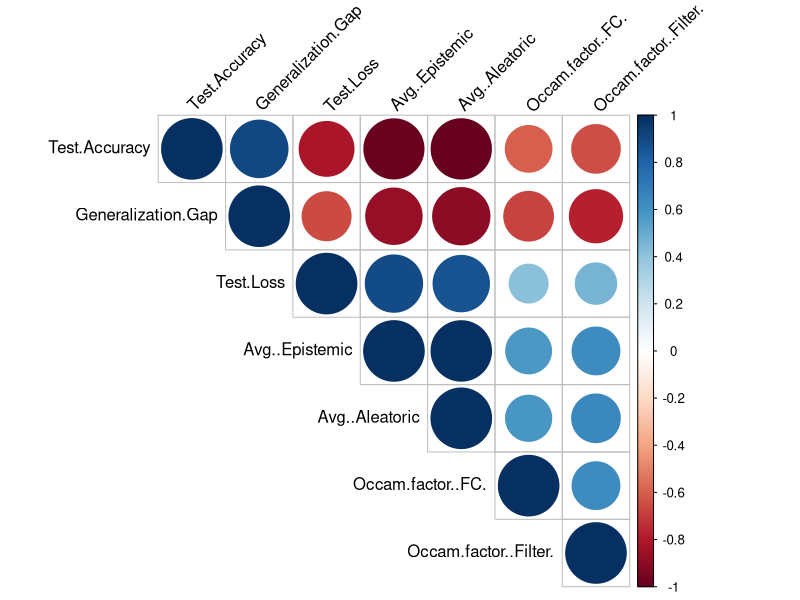
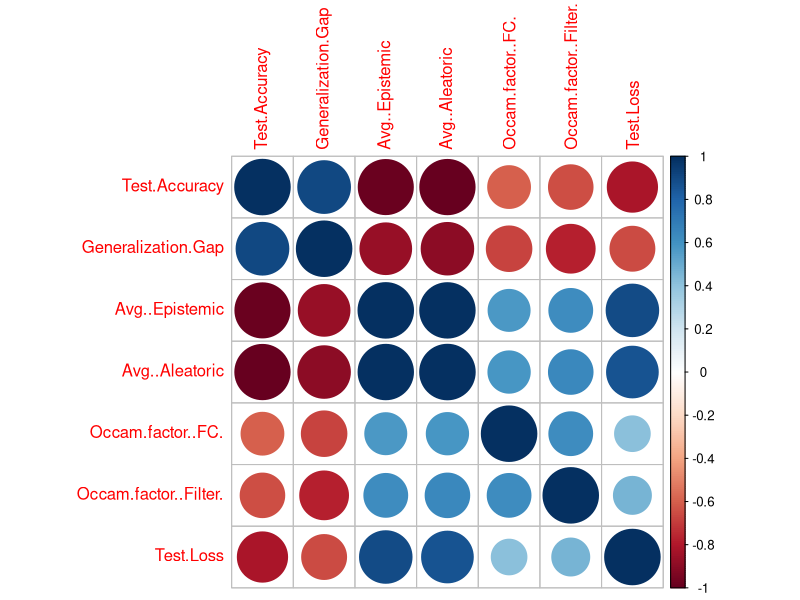
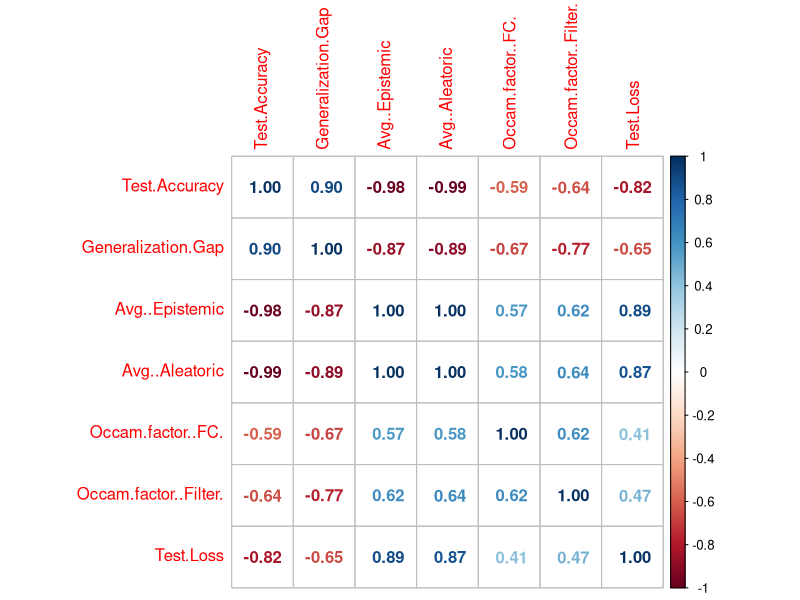
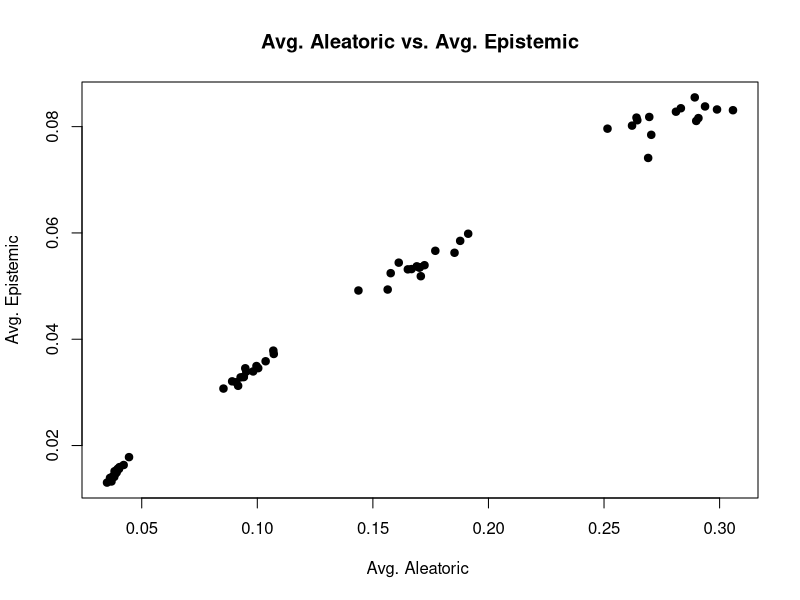
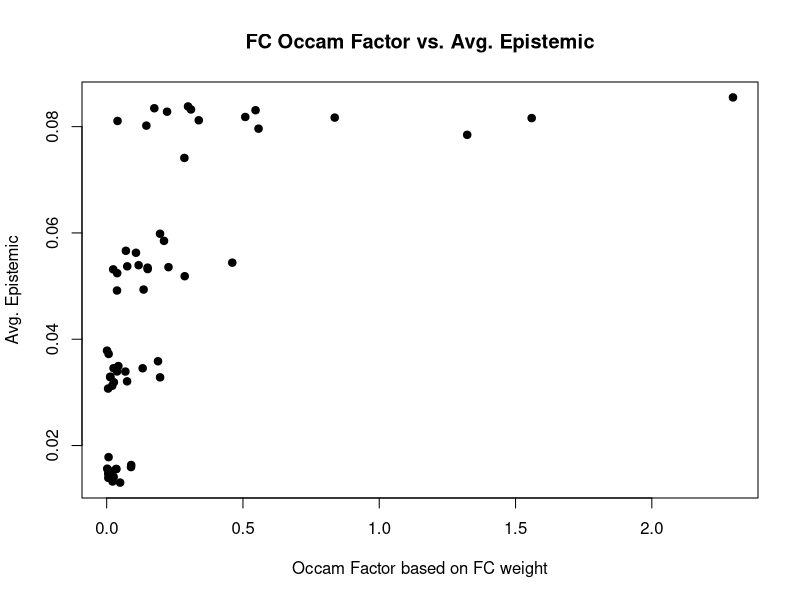
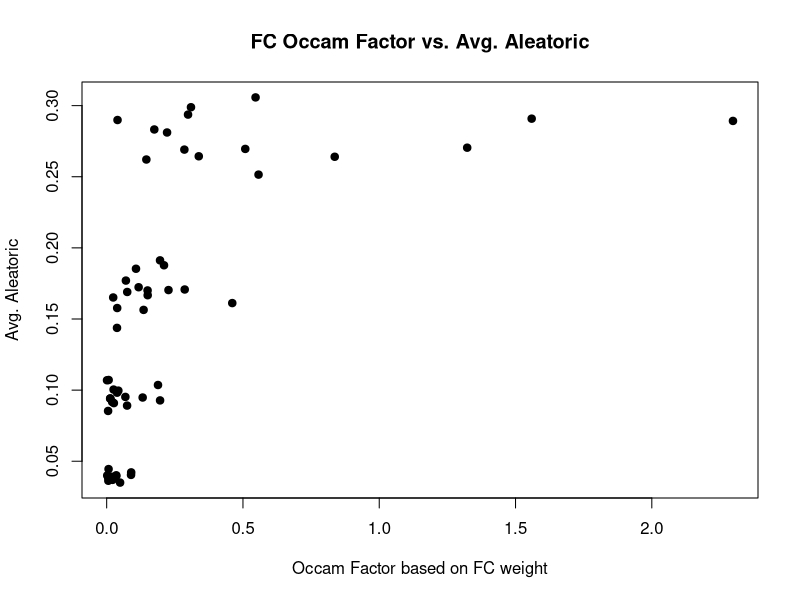
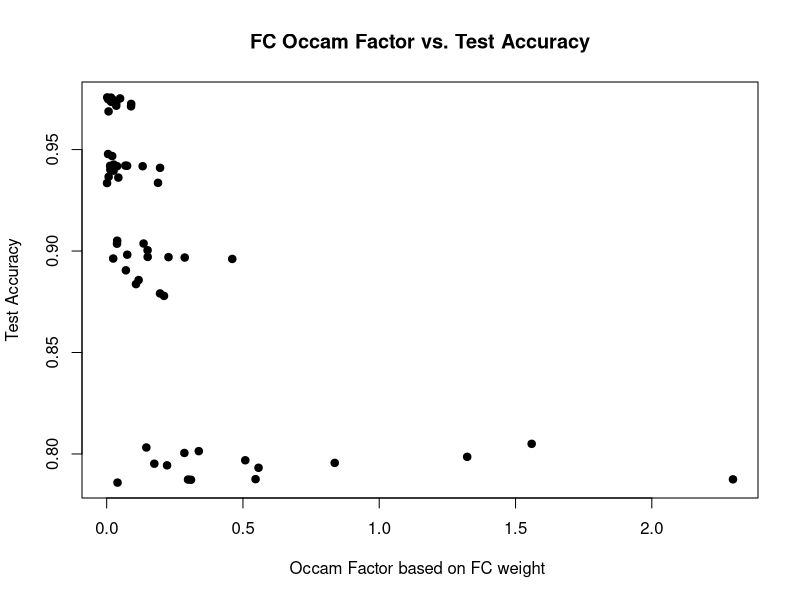
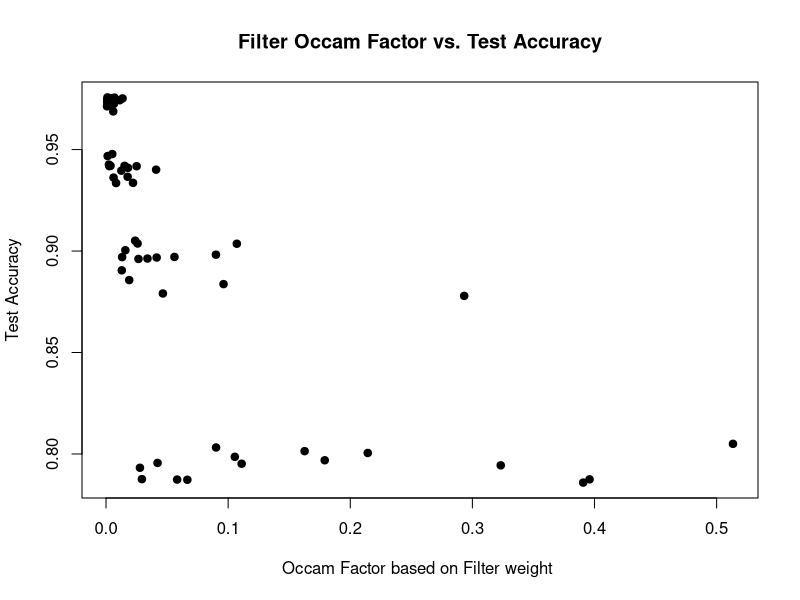

The R script that drew these images, in order:
# Examining a relationship between the performance metrics and the Occam factor
# of a Bayesian LeNet-5.
directory = "C:/Users/John/Desktop/Thesis/Ch. 3 -Bayesian deep learning/Experiments/3.2/"
setwd(directory)
results = read.csv('result_dataframe.csv', header = TRUE)
#install.packages("corrplot")
library(corrplot)
attach(results)
names(results)

results = results[-c(1)] #exclude model number

File <- "./img/corr_matrix.png"
png(File)
dir.create(dirname(File), showWarnings = FALSE)
cor_matrix = cor(results)
cor_matrix
corrplot(cor_matrix, type = "upper", order = "hclust", 
         tl.col = "black", tl.srt = 45)
corrplot(cor_matrix)
dev.off()


File <- "./img/corr_matrix_numbers.png"
png(File)
dir.create(dirname(File), showWarnings = FALSE)
cor_matrix = cor(results)
cor_matrix
corrplot(cor_matrix, method="number")
dev.off()

#scatter plots... to check if any relationships are NOT linear:

File <- "./img/avg_aleatoric_vs_avg_epistemic.png"
png(File)
plot(Avg..Aleatoric, Avg..Epistemic, main="Avg. Aleatoric vs. Avg. Epistemic",
     xlab="Avg. Aleatoric ", ylab="Avg. Epistemic", pch=19)
dev.off()


File <- "./img/FC_occam_vs_avg_epistemic.png"
png(File)
plot(Occam.factor..FC., Avg..Epistemic, main="FC Occam Factor vs. Avg. Epistemic",
     xlab="Occam Factor based on FC weight", ylab="Avg. Epistemic", pch=19)
dev.off()

File <- "./img/FC_occam_vs_avg_aleatoric.png"
png(File)
plot(Occam.factor..FC., Avg..Aleatoric, main="FC Occam Factor vs. Avg. Aleatoric",
     xlab="Occam Factor based on FC weight", ylab="Avg. Aleatoric", pch=19)
dev.off()


File <- "./img/FC_occam_vs_test_accuracy.png"
png(File)
plot(Occam.factor..FC., Test.Accuracy, main="FC Occam Factor vs. Test Accuracy",
     xlab="Occam Factor based on FC weight ", ylab="Test Accuracy", pch=19)
dev.off()

File <- "./img/Filter_occam_vs_test_accuracy.png"
png(File)
plot(Occam.factor..Filter., Test.Accuracy, main="Filter Occam Factor vs. Test Accuracy",
     xlab="Occam Factor based on Filter weight ", ylab="Test Accuracy", pch=19)
dev.off()

File <- "./img/Filter_occam_vs_FC_occam.png"
png(File)
plot(Occam.factor..Filter., Occam.factor..FC., main="Filter Occam Factor vs. Occam Factor based on FC weight",
     xlab="Occam Factor based on filter weight ", ylab="Occam Factor based on FC weight", pch=19)
dev.off()

File <- "./img/Filter_occam_vs_GG.png"
png(File)
plot(Occam.factor..Filter., Generalization.Gap, main="Filter Occam Factor vs. Generalization Gap",
     xlab="Occam Factor based on filter weight ", ylab="Generalization Gap", pch=19)
dev.off()

File <- "./img/FC_occam_vs_GG.png"
png(File)
plot(Occam.factor..FC., Generalization.Gap, main="FC Occam Factor vs. Generalization Gap",
     xlab="Occam Factor based on FC weight ", ylab="Generalization Gap", pch=19)
dev.off()


# Now create a scatter plot matrix, after dropping 'test loss' and 'generalizatio gap'
names(results) #drop 2nd and final column
results_reduced = results[-c(2, 7)]
head(results_reduced)

#this way we can view the image...
File <- "./img/scatter_matrix.png"
png(File)
pairs(results_reduced, pch=20, lower.panel = NULL)
dev.off()

#all variables. Don't include... too large to view.
File <- "./img/full_scatter_matrix.png"
png(File)
pairs(results, pch=20, lower.panel = NULL)
dev.off()



#File <- "./img/FC_occam_vs_test_accuracy.png"
#png(File)
#plot(Occam.factor..FC., Test.Accuracy, main="FC Occam Factor vs. Test Accuracy",
#     xlab="Occam Factor based on FC weight ", ylab="Test Accuracy", pch=19)
#dev.off()

#Finish writing all scatterplots!


